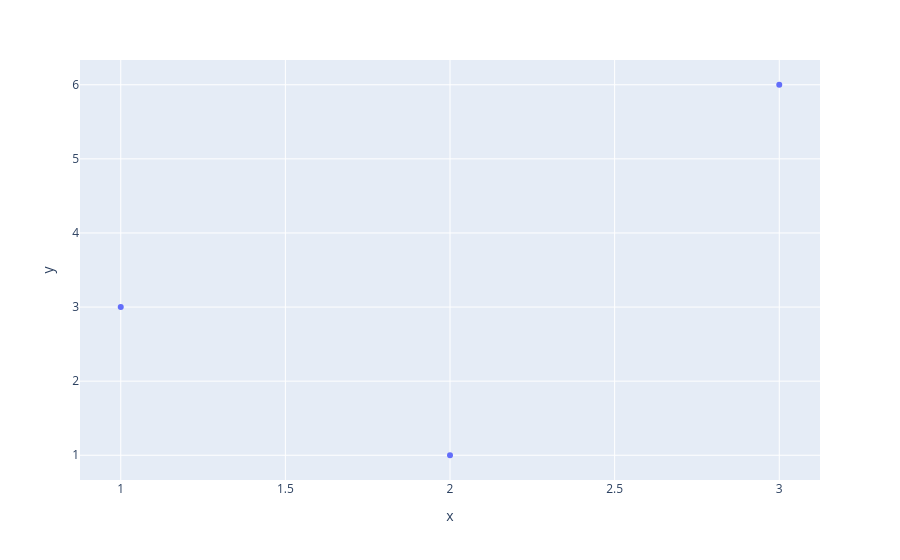

Write notebook code for a chart like this one.
### Code cell
import plotly.express as px

fig = px.scatter(x=[1,2,3], y=[3,1,6])
fig.show()

### Figure 1 — Plotly figure (JSON) as saved in the notebook; plotly's stock layout.template omitted (floating-point values rounded to 4 significant figures)
{"data": [{"hovertemplate": "x=%{x}<br>y=%{y}<extra></extra>", "legendgroup": "", "marker": {"color": "#636efa", "symbol": "circle"}, "mode": "markers", "name": "", "orientation": "v", "showlegend": false, "type": "scatter", "x": [1, 2, 3], "xaxis": "x", "y": [3, 1, 6], "yaxis": "y"}], "layout": {"legend": {"tracegroupgap": 0}, "margin": {"t": 60}, "xaxis": {"anchor": "y", "domain": [0, 1], "title": {"text": "x"}}, "yaxis": {"anchor": "x", "domain": [0, 1], "title": {"text": "y"}}}}
